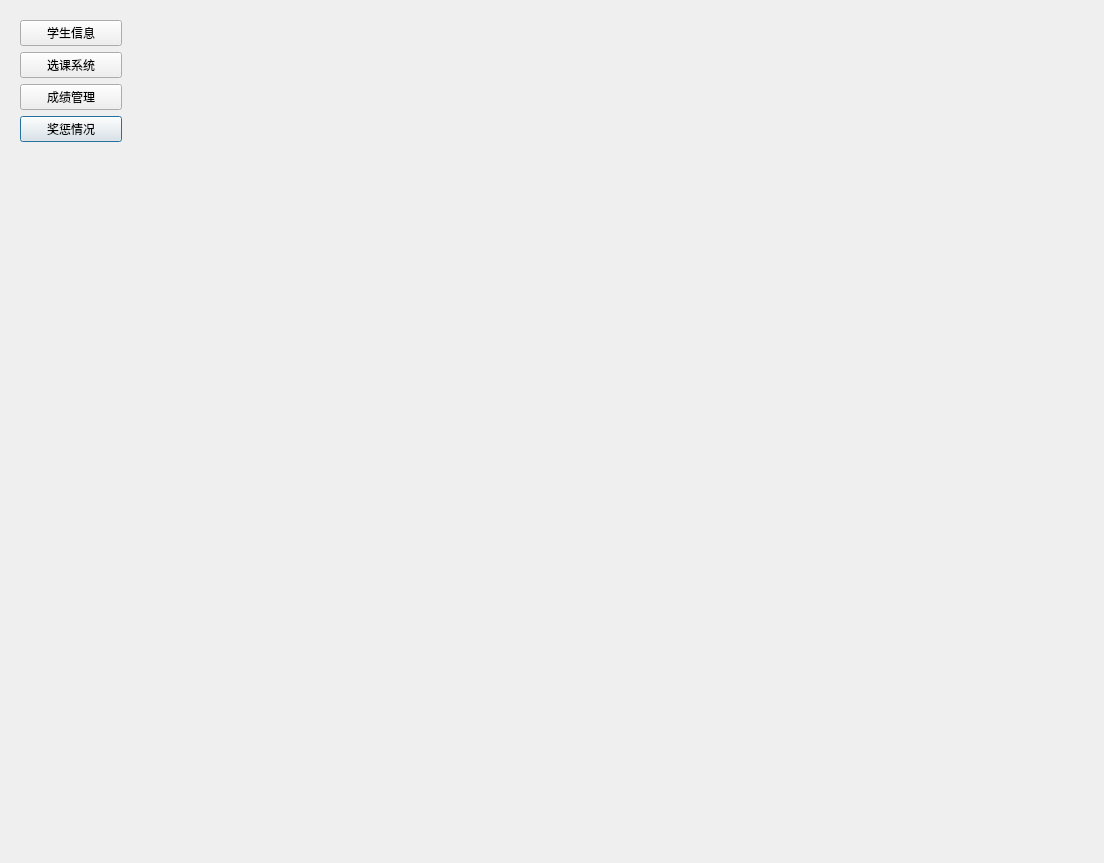
<?xml version="1.0" encoding="UTF-8"?>
<ui version="4.0">
 <class>StudentUser</class>
 <widget class="QDialog" name="StudentUser">
  <property name="geometry">
   <rect>
    <x>0</x>
    <y>0</y>
    <width>1104</width>
    <height>863</height>
   </rect>
  </property>
  <property name="windowTitle">
   <string>Dialog</string>
  </property>
  <layout class="QGridLayout" name="gridLayout_4">
   <item row="0" column="0">
    <widget class="QWidget" name="tool" native="true">
     <property name="minimumSize">
      <size>
       <width>120</width>
       <height>55</height>
      </size>
     </property>
     <property name="maximumSize">
      <size>
       <width>120</width>
       <height>16777215</height>
      </size>
     </property>
     <property name="styleSheet">
      <string notr="true">min-height:55px;
background-color: rgb(170, 255, 255);
QWidget#tool QPushButton{border:none ;background-color: rgb(255, 170, 0)}
</string>
     </property>
     <layout class="QGridLayout" name="gridLayout_3">
      <item row="4" column="0">
       <widget class="QPushButton" name="btn_pa">
        <property name="text">
         <string>奖惩情况</string>
        </property>
        <attribute name="buttonGroup">
         <string notr="true">buttonGroup</string>
        </attribute>
       </widget>
      </item>
      <item row="1" column="0">
       <widget class="QPushButton" name="btn_course">
        <property name="text">
         <string>选课系统</string>
        </property>
        <attribute name="buttonGroup">
         <string notr="true">buttonGroup</string>
        </attribute>
       </widget>
      </item>
      <item row="5" column="0">
       <spacer name="verticalSpacer_3">
        <property name="orientation">
         <enum>Qt::Vertical</enum>
        </property>
        <property name="sizeHint" stdset="0">
         <size>
          <width>117</width>
          <height>37</height>
         </size>
        </property>
       </spacer>
      </item>
      <item row="3" column="0">
       <widget class="QPushButton" name="btn_grade">
        <property name="text">
         <string>成绩管理</string>
        </property>
        <attribute name="buttonGroup">
         <string notr="true">buttonGroup</string>
        </attribute>
       </widget>
      </item>
      <item row="0" column="0">
       <widget class="QPushButton" name="btn_info">
        <property name="text">
         <string>学生信息</string>
        </property>
        <attribute name="buttonGroup">
         <string notr="true">buttonGroup</string>
        </attribute>
       </widget>
      </item>
     </layout>
    </widget>
   </item>
   <item row="0" column="1">
    <widget class="QStackedWidget" name="stackedWidget"/>
   </item>
  </layout>
 </widget>
 <resources/>
 <connections/>
 <buttongroups>
  <buttongroup name="buttonGroup"/>
 </buttongroups>
</ui>
